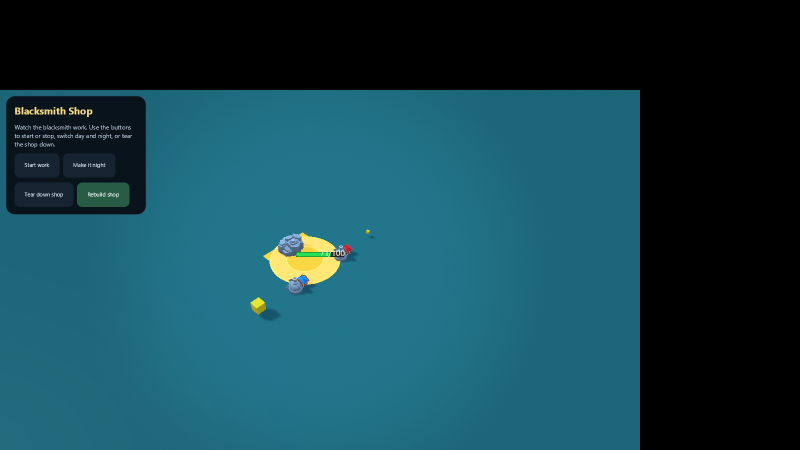
#> input picture tmp/w3b-evidence/w3b_final_blacksmith.png, 1600 x 900 px, found by its file name (shown at 1/2 size); its folder holds 6 pictures in this run; the run also reads 1 picture not shown here
$ python analyze2.py
#> lines starting #> are read from the running program, lines starting #| are printed output that depends on the picture
from PIL import Image
import numpy as np
B="C:/001_AI/LudotsProd/tmp/w3b-evidence/"
def load(p): return np.asarray(Image.open(B+p).convert('RGB')).astype(np.int16)
#> called with p = 'w3b_final_blacksmith.png'

# ---- BLACKSMITH small-diff localization ----
A=load("w3b_final_blacksmith.png"); B2=load("w4c2_blacksmith.png")
d=np.abs(A-B2).sum(axis=2)
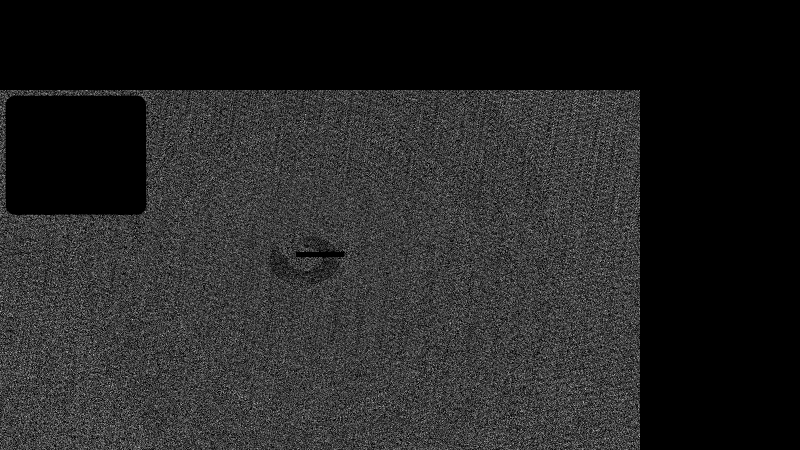
#> d: shape (900, 1600) int64 (shown at 1/2 size); min 0, max 6, mean 0.875; drawn with min black and max white
print("=== BS: where are the 1-6 diffs? ===")
print("per-channel max:", [int(np.abs(A[...,c]-B2[...,c]).max()) for c in range(3)])
#| per-channel max: [2, 2, 2]
# per-channel mean of abs
for c in range(3):
    print("  ch%d mean|d|=%.4f max=%d"%(c, np.abs(A[...,c]-B2[...,c]).mean(), np.abs(A[...,c]-B2[...,c]).max()))
#> this loop made 3 passes
#|   ch0 mean|d|=0.2894 max=2
#|   ch1 mean|d|=0.2976 max=2
#|   ch2 mean|d|=0.2875 max=2
# horizontal profile: mean diff per column band
for x0 in range(0,1600,200):
    band=d[:,x0:x0+200]
    print("  x[%d:%d] meanDiff=%.3f >4count=%d"%(x0,x0+200,band.mean(),(band>4).sum()))
#> this loop made 8 passes
#|   x[0:200] meanDiff=0.843 >4count=3681
#|   x[200:400] meanDiff=1.001 >4count=1865
#|   x[400:600] meanDiff=1.157 >4count=1072
#|   x[600:800] meanDiff=1.145 >4count=787
#|   x[800:1000] meanDiff=1.162 >4count=1429
#|   x[1000:1200] meanDiff=1.201 >4count=3724
#|   x[1200:1400] meanDiff=0.488 >4count=2032
#|   x[1400:1600] meanDiff=0.000 >4count=0
#> pass 1, `band=d[:,x0:x0+200]`:
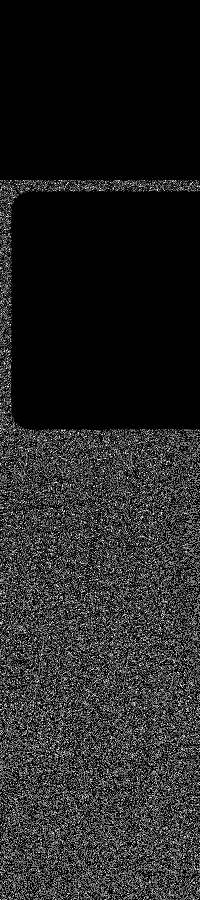
#> band: shape (900, 200) int64; min 0, max 6, mean 0.843; drawn with min black and max white
#> pass 2, `band=d[:,x0:x0+200]`:
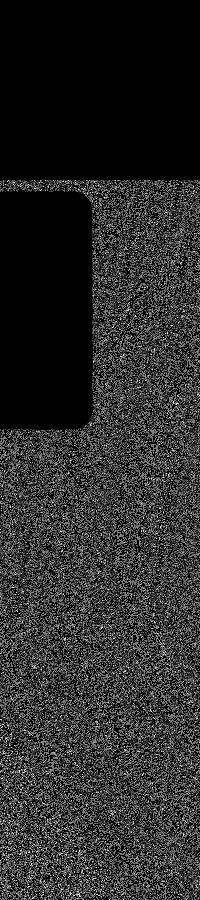
#> band: shape (900, 200) int64; min 0, max 6, mean 1; drawn with min black and max white
#> pass 3, `band=d[:,x0:x0+200]`:
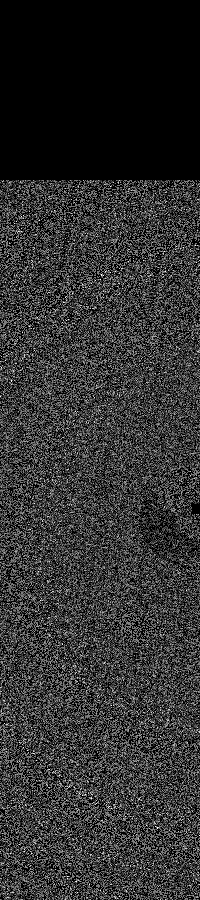
#> band: shape (900, 200) int64; min 0, max 6, mean 1.16; drawn with min black and max white
#> after the loop: band: shape (900, 200) int64; every value is 0
# vertical profile
print(" vertical:")
for y0 in range(0,900,100):
    band=d[y0:y0+100,:]
    print("   y[%d:%d] meanDiff=%.3f >4count=%d"%(y0,y0+100,band.mean(),(band>4).sum()))
#> this loop made 9 passes
#|    y[0:100] meanDiff=0.000 >4count=0
#|    y[100:200] meanDiff=0.210 >4count=486
#|    y[200:300] meanDiff=0.905 >4count=1830
#|    y[300:400] meanDiff=0.909 >4count=1348
#|    y[400:500] meanDiff=1.100 >4count=1477
#|    y[500:600] meanDiff=1.150 >4count=1614
#|    y[600:700] meanDiff=1.182 >4count=1942
#|    y[700:800] meanDiff=1.200 >4count=2620
#> (further printed lines are left out)
#> pass 2, `band=d[y0:y0+100,:]`:
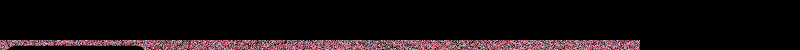
#> band: shape (100, 1600) int64 (shown at 1/2 size); 7 distinct labels, from 0 to 6; one colour per label, 0 black
#> pass 3, `band=d[y0:y0+100,:]`:
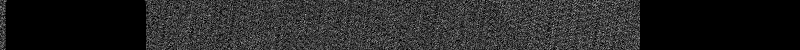
#> band: shape (100, 1600) int64 (shown at 1/2 size); min 0, max 6, mean 0.905; drawn with min black and max white
#> after the loop:
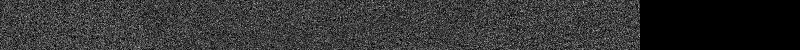
#> band: shape (100, 1600) int64 (shown at 1/2 size); min 0, max 6, mean 1.21; drawn with min black and max white
